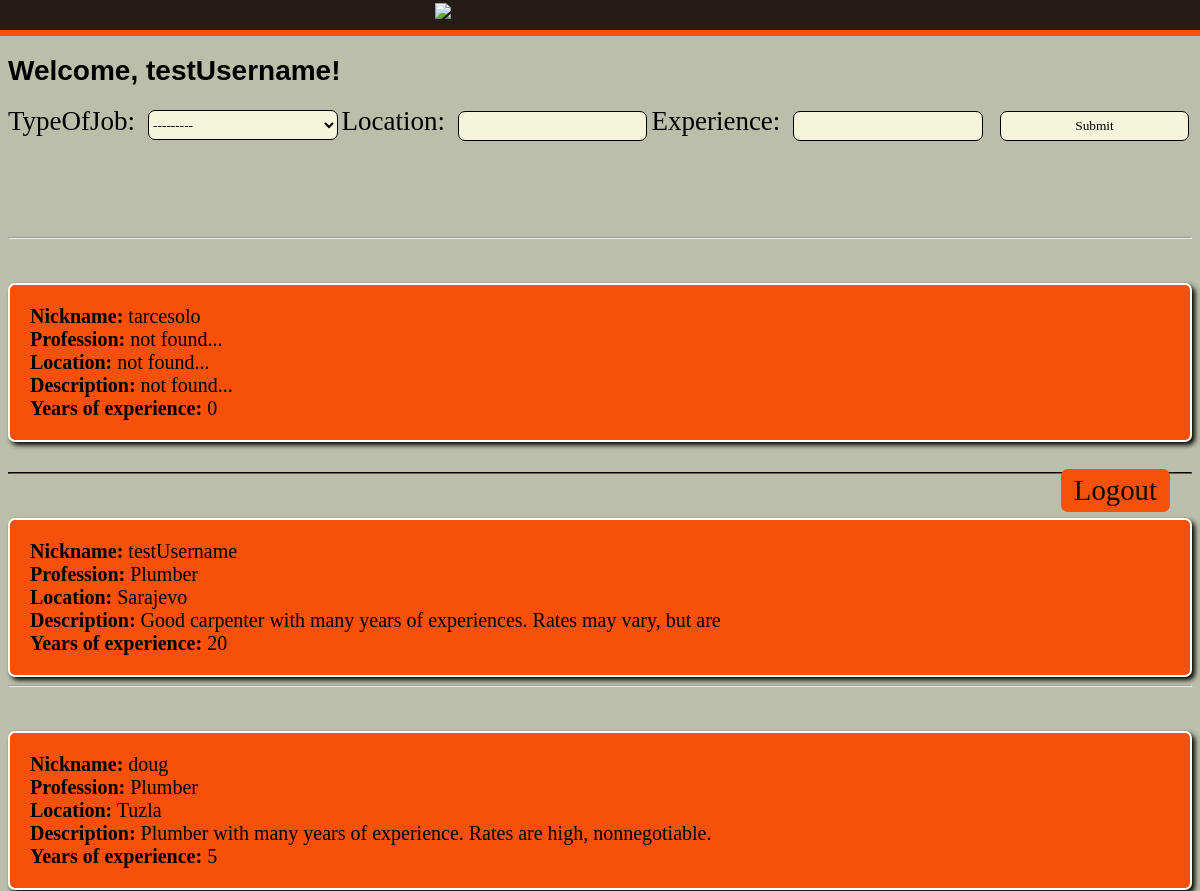
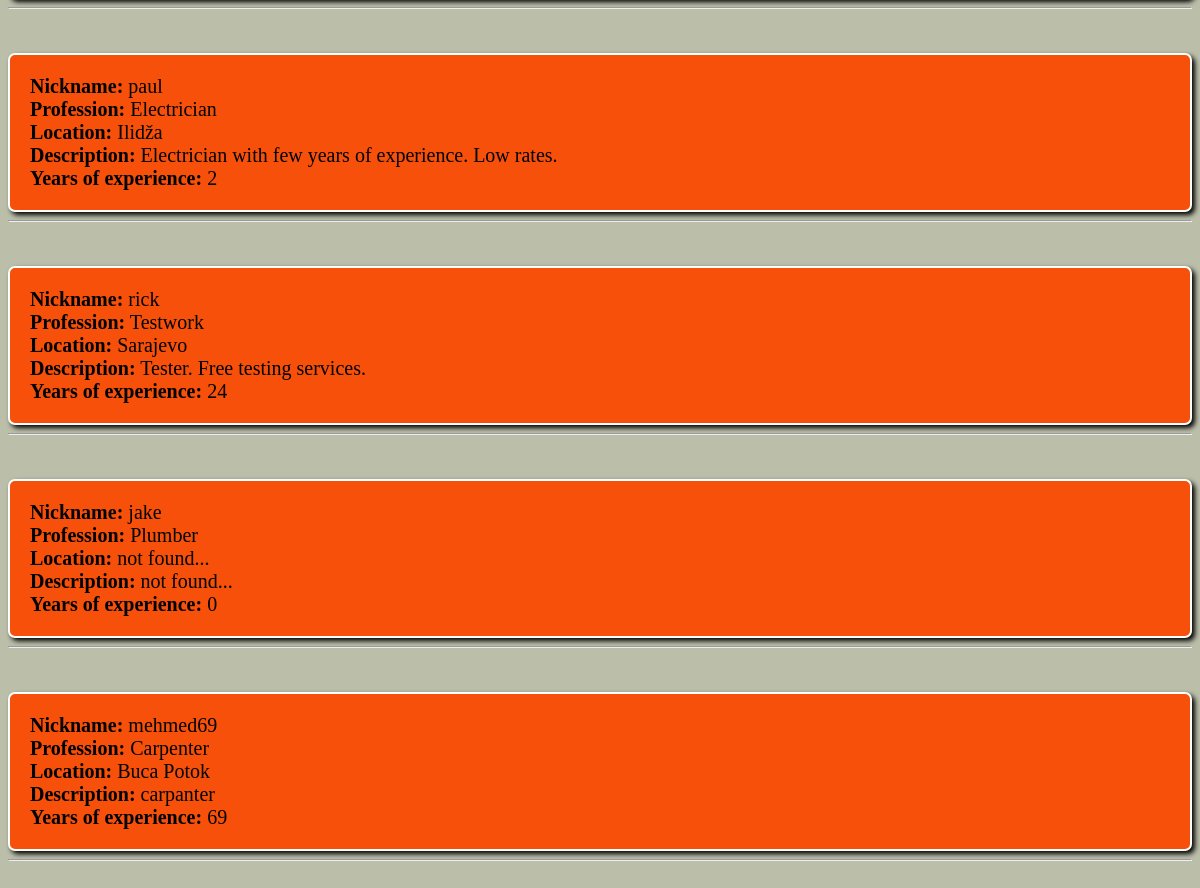
Screenshot of /customlanding/ (signed in) with the database file from the repository (2 pictures, top to bottom).
### accounts/models.py (models this page shows, shortened)
class UserProfile(models.Model):
	user = models.OneToOneField(User, on_delete=models.CASCADE)
	PROFILES = (	('Customer', 'Customer'),
				('Handyman', 'Handyman'))
	JOBS = (	('Plumber', 'Plumber'),
				('Carpenter', 'Carpenter'),
				('Electrician', 'Electrician'),
				('Testwork', 'Testwork')
		)
	typeOfProfile = models.CharField(max_length=100, choices=PROFILES)
	typeOfJob = models.CharField(max_length=100, choices=JOBS, default="not found...", blank=True)
	description = models.TextField(default='not found...', blank=True)
	location = models.CharField(max_length=50, default='not found...', blank=True)
	experience = models.IntegerField(default=0, blank=True)
	avatar = models.ImageField(blank=True, null=True)

### accounts/views.py (the view)
# urls.py: path('customlanding/', views.home, name="home"),
@login_required(login_url='login')
def home(request):
	profile_form = UserProfileForm()
	orders = UserProfile.objects.all()
	myFilter = HandyFilter(request.GET, queryset=orders)
	orders = myFilter.qs
	return render(request, 'accounts/customlanding.html', {'all':orders, 'myFilter':myFilter})

### accounts/templates/accounts/customlanding.html (shortened to what this page needs)
<html>
<body>
<div id="naranc">
<img src="https://i.imgur.com/0zJppMw.png" id="logo">
</div>
<div id="naranc2">
</div>
<h1>Welcome, {{request.user}}!</h1>
<span id="logout" class="log"><a href="/logout/">Logout</a></span>
<form action="" method="GET">
{{ myFilter.form }}
<input type="submit" name="submit">
</form>
<br><br><br><br><hr>
<div class="kartice">
	<br><br>
{% for item in all %}
<div class="c1">
	<p>Nickname:</p>  {{item.user.username}}				<br>
	<p>Profession:</p> 	  {{item.typeOfJob}}		     <br>
	<p>Location:</p>   {{item.location}}				 <br>
	<p>Description:</p>   {{item.description}}			 <br>
	<p>Years of experience:</p>  {{item.experience}}	    <br></div>
	<hr><br><br>
</div>
{% endfor %}
</body>
</html>

### accounts/templates/accounts/customlanding.html (style rules this page uses)
body { background-color: #bbbea9; }
h1 { font-family: arial; font-size: 28px; }
.kartice hr { margin-top: 30px; border-color: #241C17; background-color: #241C17; }
.log { font-size: 180%; font-family: arial light; color: white; position: absolute; right: 2.5%; top: 26%; border: 5px solid #f6500a; border-radius: 7px; background-color: #f6500a; }
.log a { text-decoration: none; color: #130a01; padding: 8px; }
#naranc { margin: -8px -8px 0px -8px; min-height: 30px; background-color: #241C17; }
#naranc2 { margin: 0px -8px 10px -8px; min-height: 6px; background-color: #f6500a; }
#logo { max-width: 28%; max-height: 28%; padding: 3px 3px 3px 3px; margin-left: 36%; margin-right: 36%; }
select { background-color: beige; width:16%; height: 30px; font-family: calibri; margin-left: 13px; border-radius:7px; border: solid 1px black; }
input { background-color: beige; width:16%; height: 30px; font-family: calibri; margin-left: 13px; border-radius:7px; border: solid 1px black; }
label { font-family: calibri; font-size: 27px; }
.c1 { background-color: #f75705; padding: 10px 30px 10px 30px; font-family: arial light; font-size: 20px; border: 6px solid #241C17; border-radius: 7px; border: solid white 2px; border-radius: 7px; background-color: #f6500a; box-shadow: 3px 3px 5px black; padding: 20px 20px 20px 20px; }
.c1 p { font-weight: bold; display: inline; }

### rows the page displays
UserProfile: user.username "tarcesolo", typeOfJob "not found...", location "not found...", description "not found...", experience "0"
UserProfile: user.username "testUsername", typeOfJob "Plumber", location "Sarajevo", description "Good carpenter with many years of experiences. Rates may vary, but are", experience "20"
UserProfile: user.username "doug", typeOfJob "Plumber", location "Tuzla", description "Plumber with many years of experience. Rates are high, nonnegotiable.", experience "5"
UserProfile: user.username "paul", typeOfJob "Electrician", location "Ilidža", description "Electrician with few years of experience. Low rates.", experience "2"
UserProfile: user.username "rick", typeOfJob "Testwork", location "Sarajevo", description "Tester. Free testing services.", experience "24"
UserProfile: user.username "jake", typeOfJob "Plumber", location "not found...", description "not found...", experience "0"
UserProfile: user.username "mehmed69", typeOfJob "Carpenter", location "Buca Potok", description "carpanter", experience "69"

### other values shown
{{ request.user }} "testUsername"
